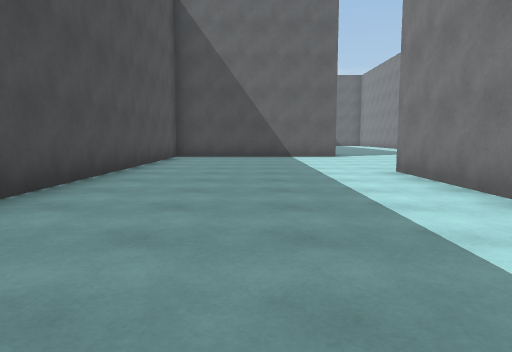
View 1 (above)

24 first-person views from a walk through a 3-D level made in the Unity game engine. The camera is 1.2 m above the floor, tilts 6° down and sees 70° across. The floor is counted in squares, 2 m on a side. Each view is taken from the middle of a square. On the plan, view 1 faces up. The plan holds only what a view shows up to about 10 squares ahead; the rest is blank. The place goes on beyond the plan. The player character is not drawn.

View 2
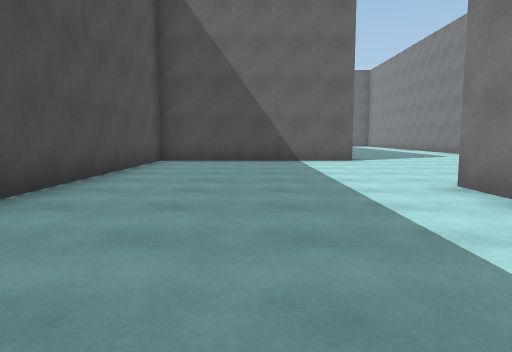

View 3
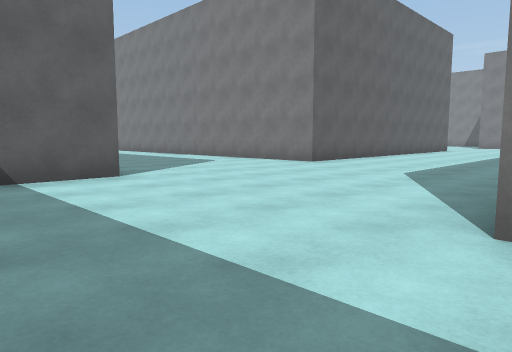

View 4
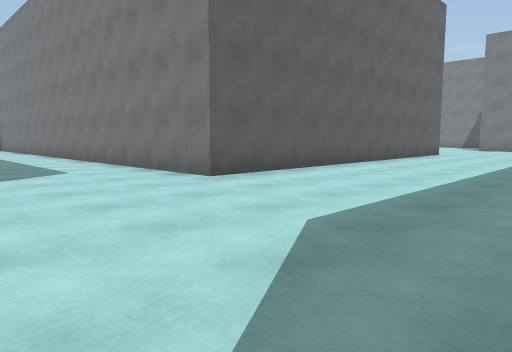

View 5
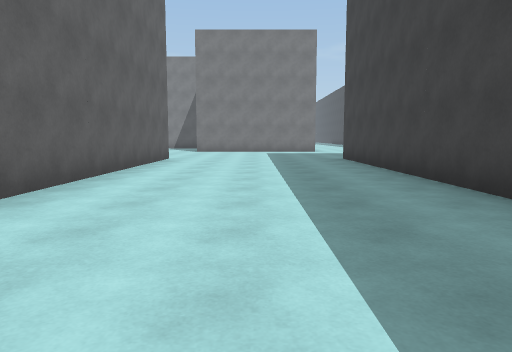

View 6
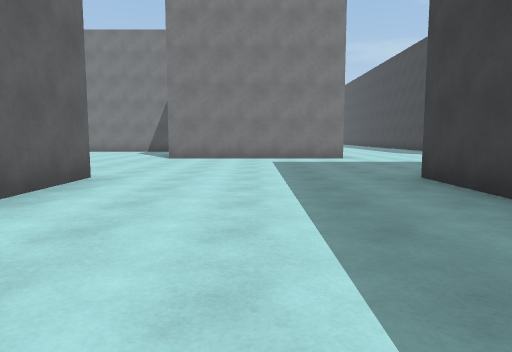

View 7
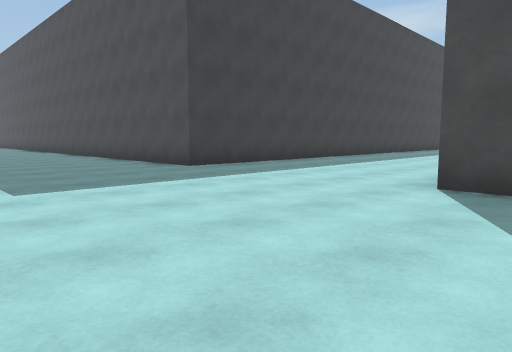

View 8
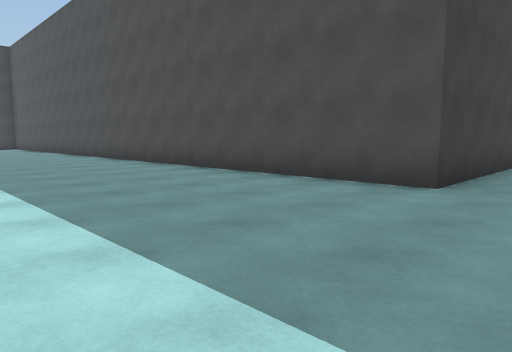

View 9
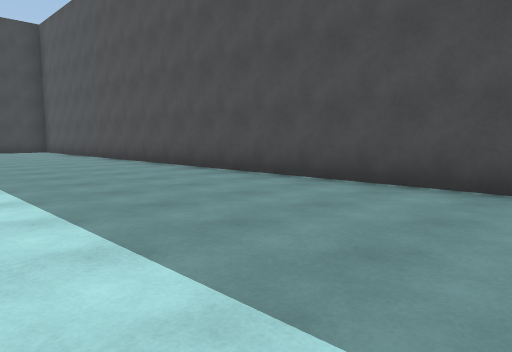

View 10
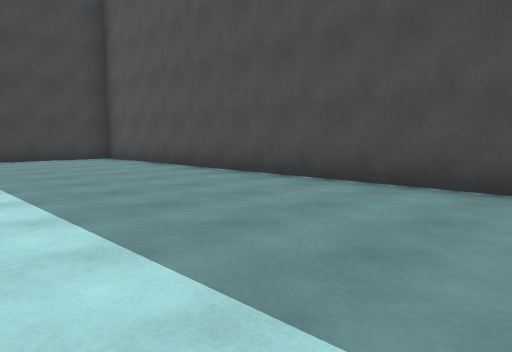

View 11
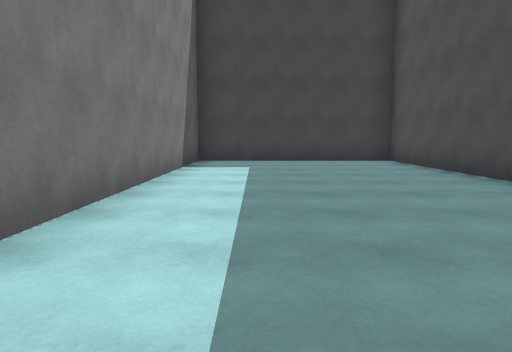

View 12
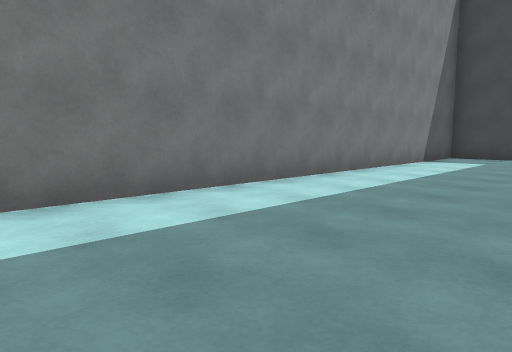

View 13
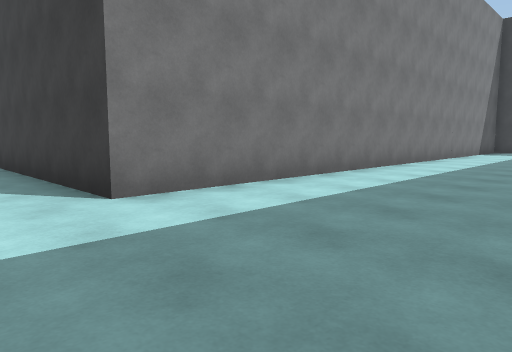

View 14
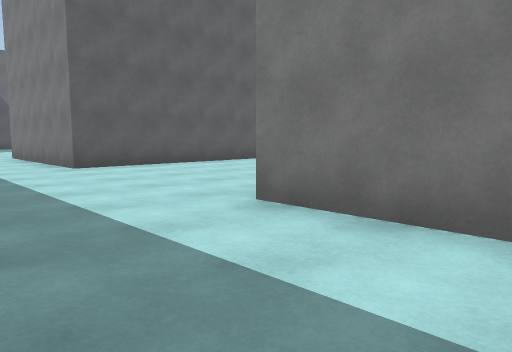

View 15
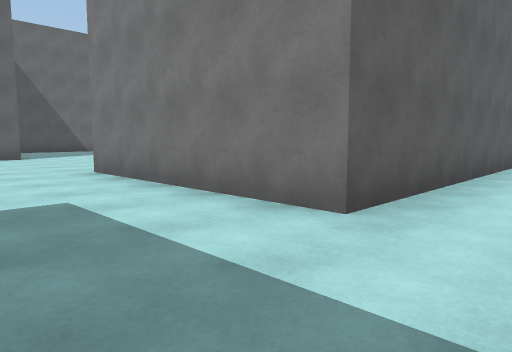

View 16
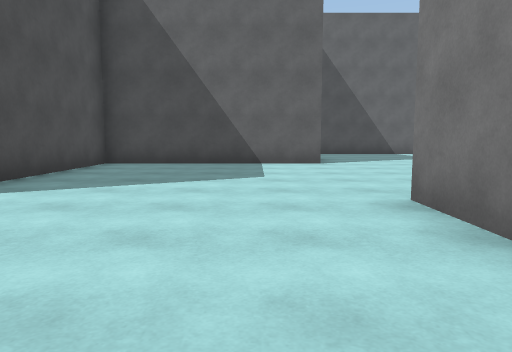

View 17
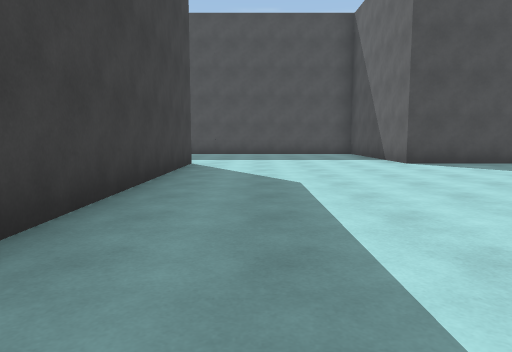

View 18
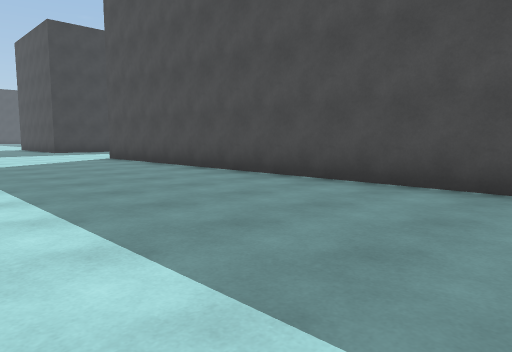

View 19
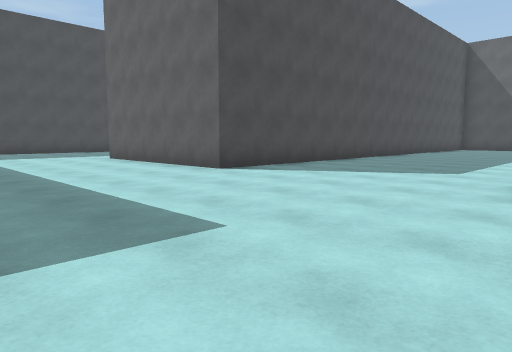

View 20
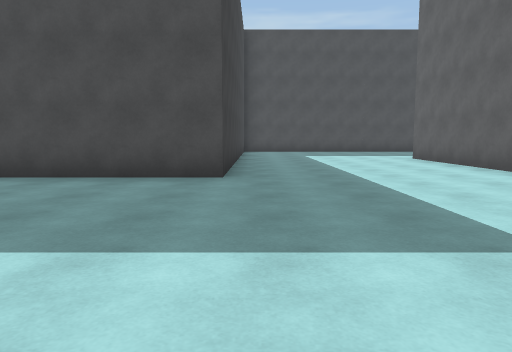

View 21
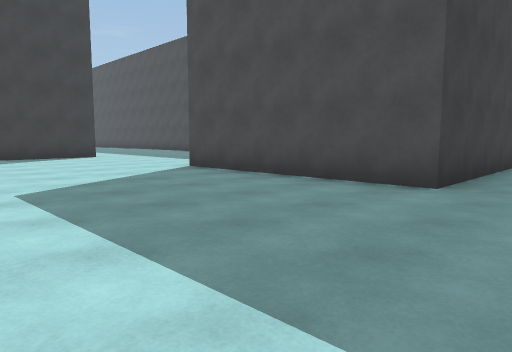

View 22
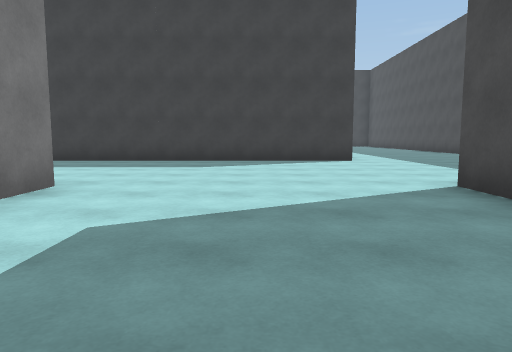

View 23
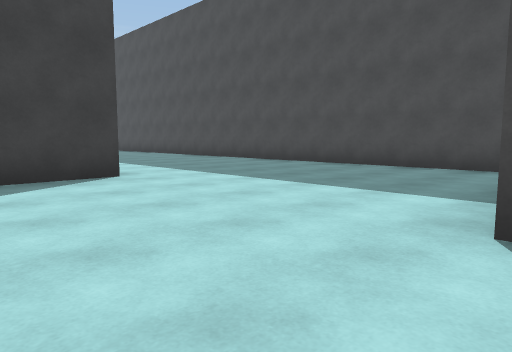

View 24
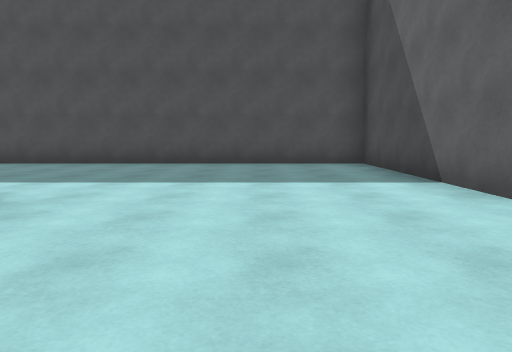

### Floor plan
Points are (right, up) in squares from view 1. A wall is a line through its corners. A room is listed if a view was taken in it or the views show most of it. See-through windows are left out.
Room 1 (views 1, 2, 3, 4, 5, 6, 7, 8, 9, 10, 11, 12, 13, 14, 15, 16, 17, 18, 19, 20, 21, 22, 23, 24)
walls: (2.5, -13.5) (2.5, -12.5); (2.5, 3.5) (2.5, 6.5) (9, 6.5); (-6.9, -8.5) (-2.5, -8.5) (-2.5, -13.5) (-7.5, -13.5) (-7.5, -22); (-2.6, -18.5) (5.4, -18.5); (10.5, 6.5) (17.5, 6.5) (17.5, -13.5) (22.5, -13.5) (22.5, 1.5) (24.5, 1.5); (2.5, 14) (2.5, 11.5) (-2.5, 11.5) (-2.5, -3.5) (-7.1, -3.5); (24.5, 6.5) (22.5, 6.5) (22.5, 11.5); (22.6, 16.5) (17.5, 16.5) (17.5, 11.5) (7.5, 11.5) (7.5, 17.5)

Where each view was taken, in squares from view 1:
view 1: 0 up, 0 right, facing up
view 2: 2 up, 0 right, facing up
view 3: 6 up, 0 right, facing up-right
view 4: 7 up, 4 right, facing up-right
view 5: 9 up, 7 right, facing right
view 6: 9 up, 12 right, facing right
view 7: 13 up, 22 right, facing down-left
view 8: 8 up, 22 right, facing down-left
view 9: 3 up, 22 right, facing down-left
view 10: 3 down, 22 right, facing down-left
view 11: 4 down, 21 right, facing down
view 12: 2 down, 19 right, facing down-right
view 13: 3 up, 19 right, facing down-right
view 14: 1 down, 20 right, facing up-right
view 15: 5 up, 20 right, facing up-right
view 16: 8 up, 21 right, facing up
view 17: 8 up, 11 right, facing left
view 18: 7 up, 2 right, facing down-left
view 19: 8 down, 3 right, facing up-left
view 20: 8 down, 3 right, facing left
view 21: 7 down, 2 right, facing down-left
view 22: 9 down, 0 right, facing down
view 23: 13 down, 0 right, facing down-left
view 24: 16 down, 1 right, facing left
